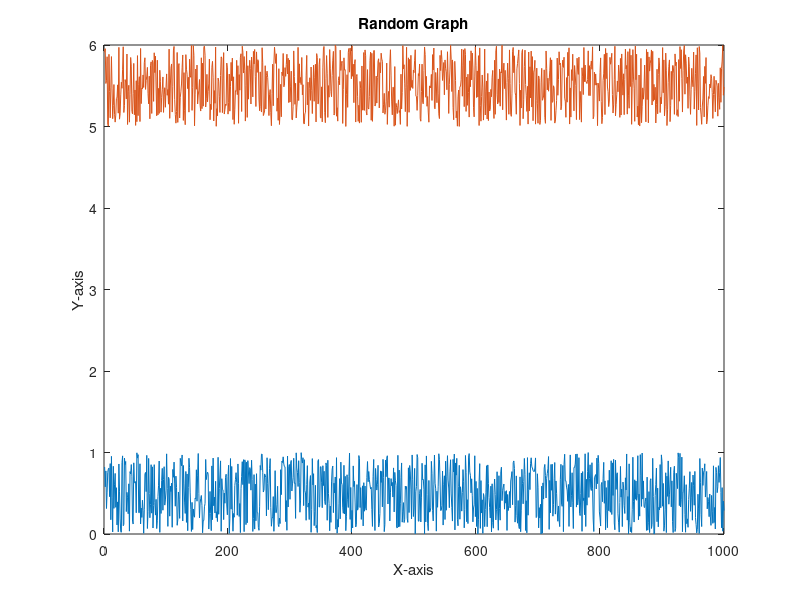
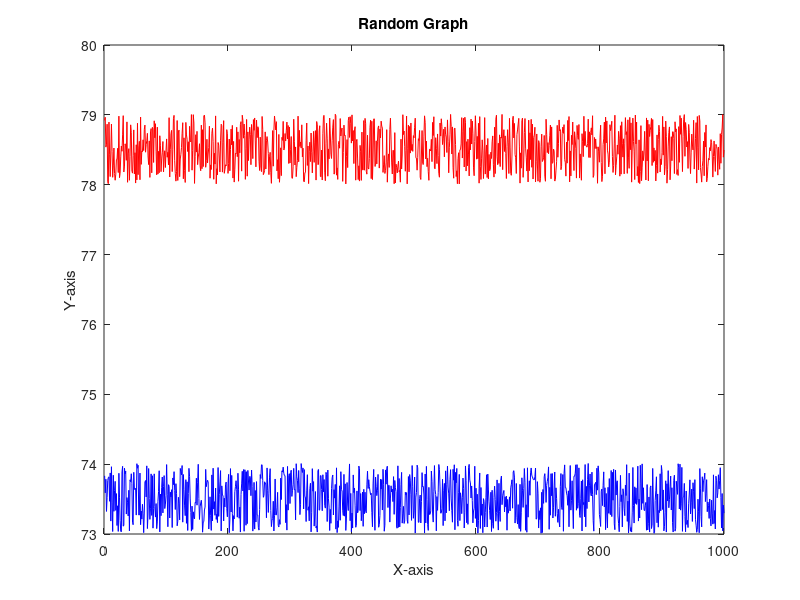

Reproduce these figures in MATLAB, in order.
% Number of data points
n = 1000;

% Generate random data for x and y
x = rand(1, n);
y=rand(1,n)+5;

x1=zeros(1,n);
y1=zeros(1,n);
% Create a scatter plot
figure
plot(x);
hold on;
plot(y);
hold off;
title('Random Graph');
xlabel('X-axis');
ylabel('Y-axis');

%dBm = dBmicV - 10log10 (Z) + 90
for i=1:1000
    x1(i)=x(i)-10*log10(50)+90;
    y1(i)=y(i)-10*log10(50)+90;
end
figure
plot(x1,'b');
hold on;
plot(y1,'r');
hold off;
title('Random Graph');
xlabel('X-axis');
ylabel('Y-axis');
